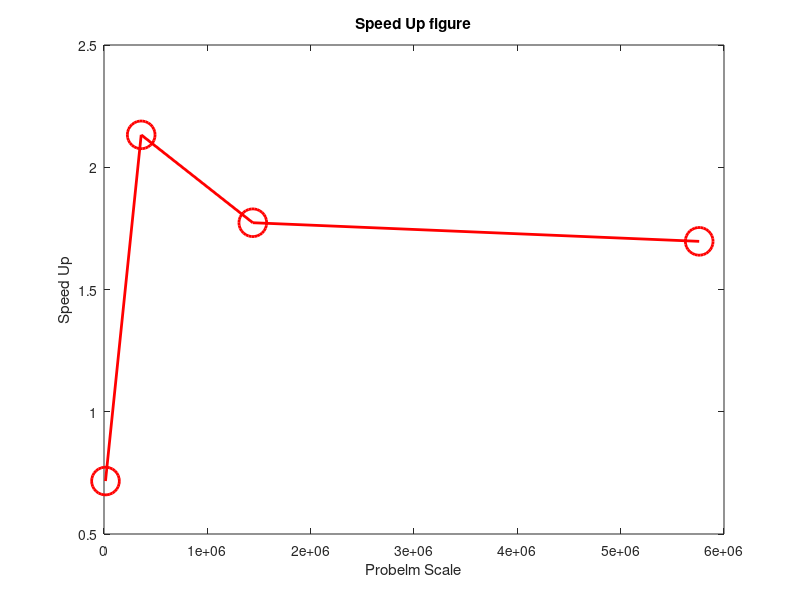
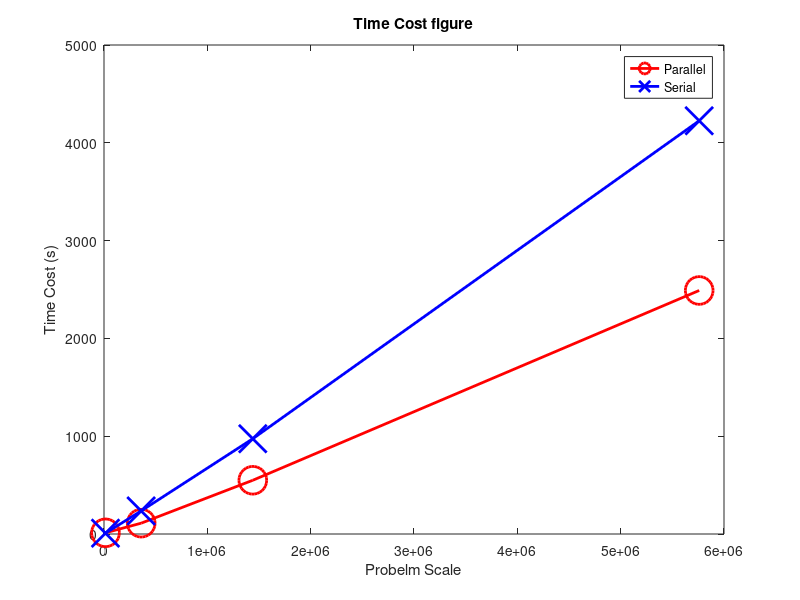

These charts were generated, in order, by the following MATLAB code:
%-----------------------------------------
%%%% This program is designed for parallel code performance plot...
%%%% YANG YANG
%%%% Peking Univerisity
%%%% Jan 5 2017
%------------------------------------------
%% data
numThread = 6;   % number of computing threads
N = [120^2, 600^2, 1200^2, 2400^2];  % Problem scale
speedUp=[0.716638, 2.132516, 1.773081, 1.696943];
parallelCost = [12.2399506860, 110.7361543450, ...
    549.4440846960, 2490.0252091020];
serialCost = [8.7716123170, 236.1466142150, ...
    974.2090435070, 4225.4302848400];


%% data plot
% speed up plot
figure('Color',[1 1 1]);
plot(N,speedUp,'ro-','linewidth',2,'markersize',20);
xlabel('Probelm Scale');
ylabel('Speed Up');
title('Speed Up figure');

% time cost plot
figure('Color',[1 1 1]);
plot(N,parallelCost,'ro-','linewidth',2,'markersize',20);
hold on;
plot(N,serialCost,'bx-','linewidth',2,'markersize',20);
hold off;
xlabel('Probelm Scale');
ylabel('Time Cost (s)');
title('Time Cost figure');
legend('Parallel','Serial');
